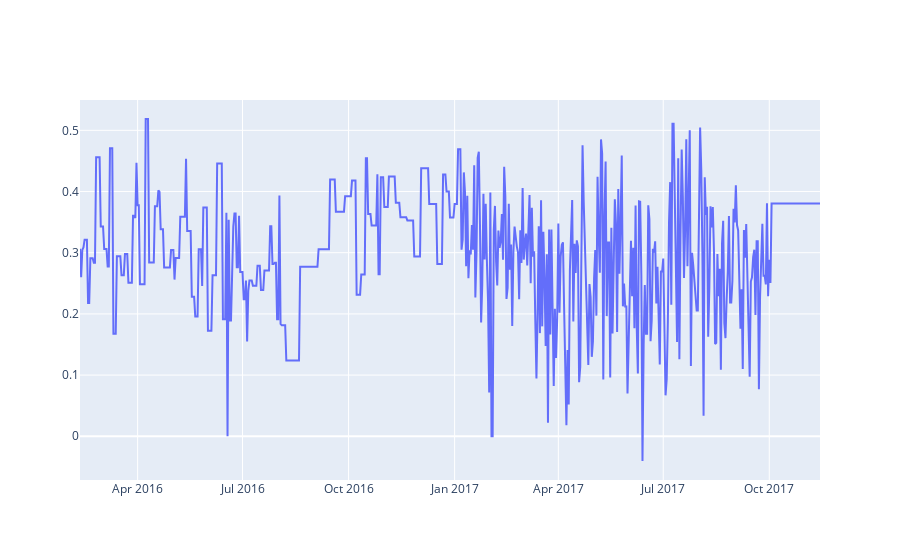

Notebook code cell kept with this figure:
### Code cell
btc_trace = go.Scatter(x=data['stamp'], y=data['sentiment'], name= 'Sentiment')
py.iplot([btc_trace])

### Figure 1 — Plotly figure (JSON) as saved in the notebook; plotly's stock layout.template omitted (floating-point values rounded to 4 significant figures; data arrays with more than 128 entries replaced by an {"elided": "..."} marker saying what was removed)
{"data": [{"name": "Sentiment", "type": "scatter", "x": {"elided": "643 str values"}, "y": {"elided": "643 float values"}}], "layout": {}}
